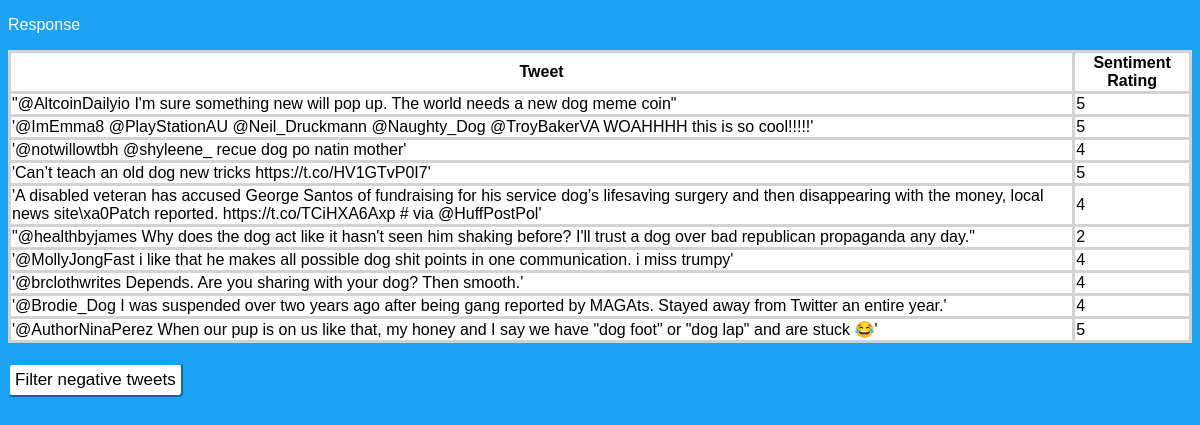
/tweetSentiment/results, run on an earlier commit of the app's database.
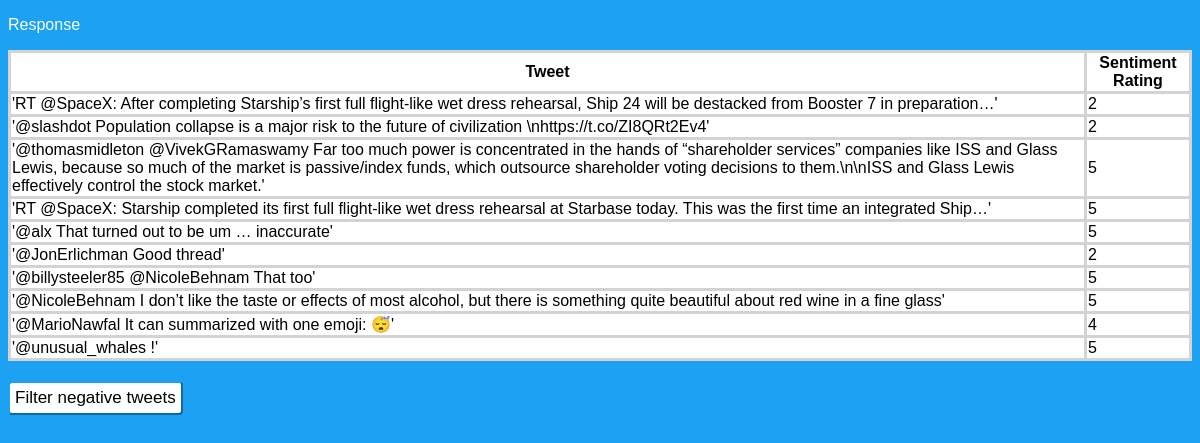
And on a later commit of the database.
### tweetSentiment/models.py (models this page shows)
class RequestedData(models.Model):
    tweet_text = models.CharField(max_length = 5000) #tweet text
    tweet_text_clean = models.CharField(max_length = 5000, default="na") #cleaned tweet text
    tweet_sentiment = models.CharField(max_length = 1) #sentiment
    request_number = models.IntegerField() #request number

### tweetSentiment/views.py (the view)
# urls.py: path('results', views.results, name = 'results'),
def results(request):
    last_object = RequestedData.objects.last() #get the last object from the database
    number = last_object.request_number #get the last request number
    query_results = RequestedData.objects.filter(request_number = number) #fetch all data entered that has that request number
    negative_tweets = RequestedData.objects.filter(request_number = number, tweet_sentiment = '1').values('tweet_text')
    context = {'query_results': query_results, 'negative_tweets': negative_tweets} #dictionary of results
    return render(request, 'tweetSentiment/response.html', context) #return the page with request results

### tweetSentiment/Templates/tweetSentiment/response.html (shortened to what this page needs)
{% load static %}
<!DOCTYPE html>
<html lang="en-US">
  <head>
    <link rel="stylesheet" href="{% static 'style.css' %}">
  </head>
  <body>
    <p>Response</p>
    <table id="table">
    <tr>
      <th>Tweet</th>
      <th>Sentiment Rating</th>
    </tr>
    {% for tweet in query_results %}
    <tr>
        <td>{{ tweet.tweet_text }}</td>
        <td id="sentiment">{{ tweet.tweet_sentiment }}</td>
    </tr>
    {% endfor %}
  </table>
  <button class="button" id="neg_button" onclick="filter()">Filter negative tweets</button>
  </body>
</html>

What changed in the data, as far as the page shows it:
no longer on this page (row unchanged): RequestedData: tweet_text "\"@AltcoinDailyio I'm sure something new will pop up. The world needs a new dog meme coin\"", tweet_sentiment "5"
no longer on this page (row unchanged): RequestedData: tweet_text "'@ImEmma8 @PlayStationAU @Neil_Druckmann @Naughty_Dog @TroyBakerVA WOAHHHH this is so cool!!!!!'", tweet_sentiment "5"
no longer on this page (row unchanged): RequestedData: tweet_text "'@notwillowtbh @shyleene_ recue dog po natin mother'", tweet_sentiment "4"
no longer on this page (row unchanged): RequestedData: tweet_text "'Can’t teach an old dog new tricks https://t.co/HV1GTvP0I7'", tweet_sentiment "5"
no longer on this page (row unchanged): RequestedData: tweet_text "'A disabled veteran has accused George Santos of fundraising for his service dog’s lifesaving surgery and then disappearing with the money, local news site\\xa0Patch reported. https://t.co/TCiHXA6Axp # via @HuffPostPol'", tweet_sentiment "4"
no longer on this page (row unchanged): RequestedData: tweet_text "\"@healthbyjames Why does the dog act like it hasn't seen him shaking before? I'll trust a dog over bad republican propaganda any day.\"", tweet_sentiment "2"
no longer on this page (row unchanged): RequestedData: tweet_text "'@MollyJongFast i like that he makes all possible dog shit points in one communication. i miss trumpy'", tweet_sentiment "4"
no longer on this page (row unchanged): RequestedData: tweet_text "'@brclothwrites Depends. Are you sharing with your dog? Then smooth.'", tweet_sentiment "4"
no longer on this page (row unchanged): RequestedData: tweet_text "'@Brodie_Dog I was suspended over two years ago after being gang reported by MAGAts. Stayed away from Twitter an entire year.'", tweet_sentiment "4"
no longer on this page (row unchanged): RequestedData: tweet_text "'@AuthorNinaPerez When our pup is on us like that, my honey and I say we have \"dog foot\" or \"dog lap\" and are stuck 😂'", tweet_sentiment "5"
added RequestedData: tweet_text "'RT @SpaceX: After completing Starship’s first full flight-like wet dress rehearsal, Ship 24 will be destacked from Booster 7 in preparation…'", tweet_sentiment "2"
added RequestedData: tweet_text "'@slashdot Population collapse is a major risk to the future of civilization \\nhttps://t.co/ZI8QRt2Ev4'", tweet_sentiment "2"
added RequestedData: tweet_text "'@thomasmidleton @VivekGRamaswamy Far too much power is concentrated in the hands of “shareholder services” companies like ISS and Glass Lewis, because so much of the market is passive/index funds, which outsource shareholder voting decisions to them.\\n\\nISS and Glass Lewis effectively control the stock market.'", tweet_sentiment "5"
added RequestedData: tweet_text "'RT @SpaceX: Starship completed its first full flight-like wet dress rehearsal at Starbase today. This was the first time an integrated Ship…'", tweet_sentiment "5"
added RequestedData: tweet_text "'@alx That turned out to be um … inaccurate'", tweet_sentiment "5"
added RequestedData: tweet_text "'@JonErlichman Good thread'", tweet_sentiment "2"
added RequestedData: tweet_text "'@billysteeler85 @NicoleBehnam That too'", tweet_sentiment "5"
added RequestedData: tweet_text "'@NicoleBehnam I don’t like the taste or effects of most alcohol, but there is something quite beautiful about red wine in a fine glass'", tweet_sentiment "5"
added RequestedData: tweet_text "'@MarioNawfal It can summarized with one emoji: 😴'", tweet_sentiment "4"
added RequestedData: tweet_text "'@unusual_whales !'", tweet_sentiment "5"
